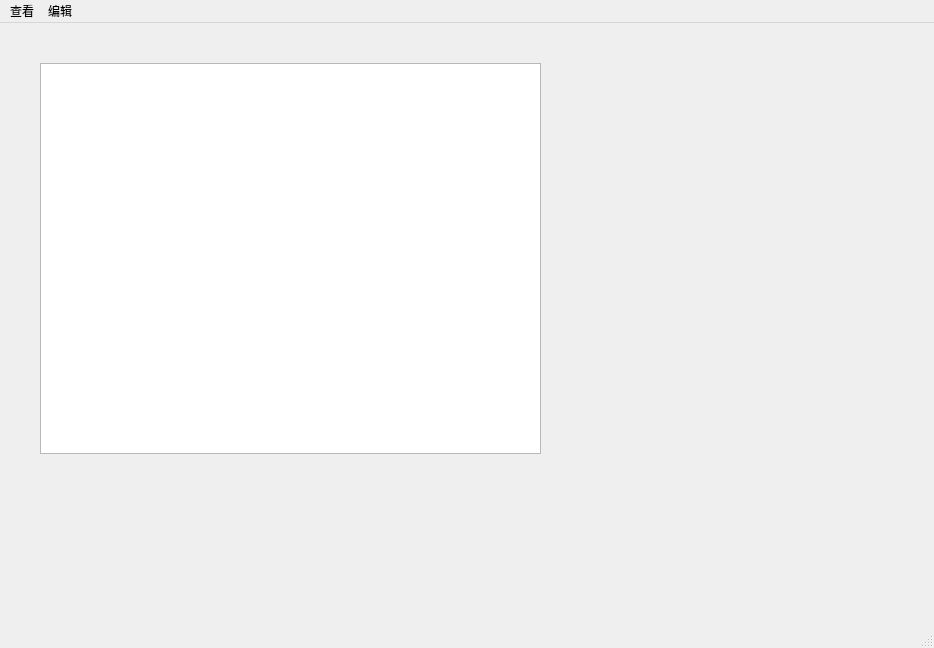
<?xml version="1.0" encoding="UTF-8"?>
<ui version="4.0">
 <class>adm_MainWindow</class>
 <widget class="QMainWindow" name="adm_MainWindow">
  <property name="geometry">
   <rect>
    <x>0</x>
    <y>0</y>
    <width>934</width>
    <height>648</height>
   </rect>
  </property>
  <property name="windowTitle">
   <string>MainWindow</string>
  </property>
  <widget class="QWidget" name="centralwidget">
   <widget class="QTextBrowser" name="textBrowser">
    <property name="geometry">
     <rect>
      <x>40</x>
      <y>40</y>
      <width>501</width>
      <height>391</height>
     </rect>
    </property>
   </widget>
  </widget>
  <widget class="QMenuBar" name="menubar">
   <property name="geometry">
    <rect>
     <x>0</x>
     <y>0</y>
     <width>934</width>
     <height>26</height>
    </rect>
   </property>
   <widget class="QMenu" name="menu">
    <property name="title">
     <string>查看</string>
    </property>
    <addaction name="userInfo"/>
    <addaction name="subwayRun"/>
   </widget>
   <widget class="QMenu" name="menu_2">
    <property name="title">
     <string>编辑</string>
    </property>
    <addaction name="subwaySchedule"/>
    <addaction name="exti"/>
   </widget>
   <addaction name="menu"/>
   <addaction name="menu_2"/>
  </widget>
  <widget class="QStatusBar" name="statusbar"/>
  <action name="userInfo">
   <property name="text">
    <string>用户信息</string>
   </property>
  </action>
  <action name="subwayRun">
   <property name="text">
    <string>地铁运行情况</string>
   </property>
  </action>
  <action name="subwaySchedule">
   <property name="text">
    <string>车辆调度</string>
   </property>
  </action>
  <action name="exti">
   <property name="text">
    <string>退出登录</string>
   </property>
  </action>
 </widget>
 <resources/>
 <connections/>
</ui>
